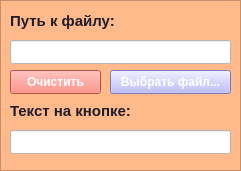
   <widget class="QFrame" name="frame_4">
    <property name="geometry">
     <rect>
      <x>10</x>
      <y>190</y>
      <width>241</width>
      <height>171</height>
     </rect>
    </property>
    <property name="styleSheet">
     <string notr="true">background-color: rgb(255, 185, 139);</string>
    </property>
    <property name="frameShape">
     <enum>QFrame::Shape::StyledPanel</enum>
    </property>
    <property name="frameShadow">
     <enum>QFrame::Shadow::Raised</enum>
    </property>
    <widget class="QLabel" name="label_13">
     <property name="geometry">
      <rect>
       <x>10</x>
       <y>10</y>
       <width>151</width>
       <height>21</height>
      </rect>
     </property>
     <property name="font">
      <font>
       <family>Yu Gothic UI</family>
       <pointsize>11</pointsize>
       <bold>true</bold>
      </font>
     </property>
     <property name="styleSheet">
      <string notr="true">color: rgb(29, 29, 43);
background-color: rgba(255, 255, 255, 0);
border: none;</string>
     </property>
     <property name="text">
      <string>Путь к файлу:</string>
     </property>
    </widget>
    <widget class="QLineEdit" name="lineEditFile_4">
     <property name="geometry">
      <rect>
       <x>10</x>
       <y>40</y>
       <width>221</width>
       <height>24</height>
      </rect>
     </property>
     <property name="font">
      <font>
       <family>Yu Gothic UI</family>
       <pointsize>10</pointsize>
      </font>
     </property>
     <property name="styleSheet">
      <string notr="true">background-color: rgb(255, 255, 255);
color: rgb(38, 38, 38);</string>
     </property>
     <property name="readOnly">
      <bool>true</bool>
     </property>
    </widget>
    <widget class="QPushButton" name="BrowseButton_4">
     <property name="geometry">
      <rect>
       <x>110</x>
       <y>70</y>
       <width>121</width>
       <height>24</height>
      </rect>
     </property>
     <property name="font">
      <font>
       <family>Yu Gothic UI</family>
       <pointsize>9</pointsize>
       <bold>true</bold>
      </font>
     </property>
     <property name="styleSheet">
      <string notr="true">QPushButton {
   background-color: rgb(170, 170, 255);
  
	color: rgb(255, 255, 255);
   qproperty-wordWrap: true;
}
QPushButton:hover {
   background-color: rgb(150, 150, 235);
}
QPushButton:pressed {
   background-color: rgb(130, 130, 215);
}</string>
     </property>
     <property name="text">
      <string>Выбрать файл...</string>
     </property>
    </widget>
    <widget class="QLabel" name="label_14">
     <property name="geometry">
      <rect>
       <x>10</x>
       <y>100</y>
       <width>151</width>
       <height>21</height>
      </rect>
     </property>
     <property name="font">
      <font>
       <family>Yu Gothic UI</family>
       <pointsize>11</pointsize>
       <bold>true</bold>
      </font>
     </property>
     <property name="styleSheet">
      <string notr="true">color: rgb(29, 29, 43);
background-color: rgba(255, 255, 255, 0);
border: none;</string>
     </property>
     <property name="text">
      <string>Текст на кнопке:</string>
     </property>
    </widget>
    <widget class="QLineEdit" name="lineEditText_4">
     <property name="geometry">
      <rect>
       <x>10</x>
       <y>130</y>
       <width>221</width>
       <height>24</height>
      </rect>
     </property>
     <property name="font">
      <font>
       <family>Yu Gothic UI</family>
       <pointsize>10</pointsize>
      </font>
     </property>
     <property name="styleSheet">
      <string notr="true">background-color: rgb(255, 255, 255);
color: rgb(38, 38, 38);</string>
     </property>
     <property name="maxLength">
      <number>50</number>
     </property>
    </widget>
    <widget class="QPushButton" name="CleanButton_4">
     <property name="geometry">
      <rect>
       <x>10</x>
       <y>70</y>
       <width>91</width>
       <height>24</height>
      </rect>
     </property>
     <property name="font">
      <font>
       <family>Yu Gothic UI</family>
       <pointsize>9</pointsize>
       <bold>true</bold>
      </font>
     </property>
     <property name="styleSheet">
      <string notr="true">QPushButton {
   background-color: rgb(255, 112, 99);
	color: rgb(255, 255, 255);
   qproperty-wordWrap: true;
}
QPushButton:hover {
	background-color: rgb(190, 94, 83);
}
QPushButton:pressed {
	background-color: rgb(170, 84, 74);
}</string>
     </property>
     <property name="text">
      <string>Очистить</string>
     </property>
    </widget>
   </widget>
